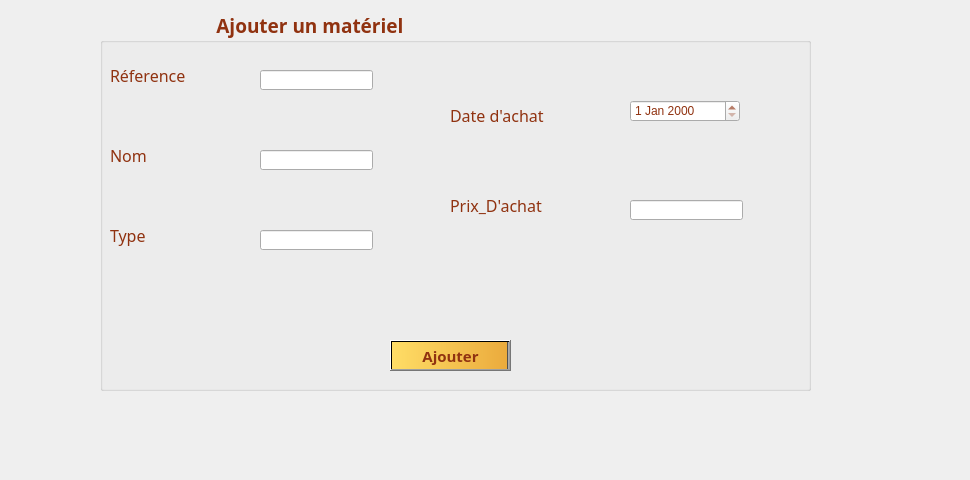
     <widget class="QWidget" name="tab_materiel_8">
      <attribute name="title">
       <string>Ajouter</string>
      </attribute>
      <widget class="QGroupBox" name="groupBox_materiel_4">
       <property name="geometry">
        <rect>
         <x>100</x>
         <y>10</y>
         <width>711</width>
         <height>381</height>
        </rect>
       </property>
       <property name="font">
        <font>
         <family>Lucida Calligraphy</family>
         <pointsize>14</pointsize>
         <weight>75</weight>
         <bold>true</bold>
        </font>
       </property>
       <property name="styleSheet">
        <string notr="true">color: rgb(144, 50, 16);</string>
       </property>
       <property name="title">
        <string>                       Ajouter un matériel   </string>
       </property>
       <widget class="QLabel" name="label_materiel_28">
        <property name="geometry">
         <rect>
          <x>10</x>
          <y>130</y>
          <width>171</width>
          <height>31</height>
         </rect>
        </property>
        <property name="font">
         <font>
          <family>Lucida Calligraphy</family>
          <pointsize>12</pointsize>
          <weight>50</weight>
          <bold>false</bold>
         </font>
        </property>
        <property name="text">
         <string>Nom</string>
        </property>
       </widget>
       <widget class="QLineEdit" name="lineEdit_materiel_12">
        <property name="geometry">
         <rect>
          <x>160</x>
          <y>60</y>
          <width>113</width>
          <height>20</height>
         </rect>
        </property>
       </widget>
       <widget class="QLabel" name="label_materiel_33">
        <property name="geometry">
         <rect>
          <x>10</x>
          <y>50</y>
          <width>171</width>
          <height>31</height>
         </rect>
        </property>
        <property name="font">
         <font>
          <family>Lucida Calligraphy</family>
          <pointsize>12</pointsize>
          <weight>50</weight>
          <bold>false</bold>
         </font>
        </property>
        <property name="text">
         <string>Réference</string>
        </property>
       </widget>
       <widget class="QLabel" name="label_materiel_34">
        <property name="geometry">
         <rect>
          <x>350</x>
          <y>90</y>
          <width>171</width>
          <height>31</height>
         </rect>
        </property>
        <property name="font">
         <font>
          <family>Lucida Calligraphy</family>
          <pointsize>12</pointsize>
          <weight>50</weight>
          <bold>false</bold>
         </font>
        </property>
        <property name="text">
         <string>Date d'achat</string>
        </property>
       </widget>
       <widget class="QDateEdit" name="dateEdit_materiel_7">
        <property name="geometry">
         <rect>
          <x>530</x>
          <y>90</y>
          <width>110</width>
          <height>22</height>
         </rect>
        </property>
       </widget>
       <widget class="QLineEdit" name="lineEdit_materiel_13">
        <property name="geometry">
         <rect>
          <x>160</x>
          <y>140</y>
          <width>113</width>
          <height>20</height>
         </rect>
        </property>
       </widget>
       <widget class="QLabel" name="label_materiel_32">
        <property name="geometry">
         <rect>
          <x>10</x>
          <y>210</y>
          <width>171</width>
          <height>31</height>
         </rect>
        </property>
        <property name="font">
         <font>
          <family>Lucida Calligraphy</family>
          <pointsize>12</pointsize>
          <weight>50</weight>
          <bold>false</bold>
         </font>
        </property>
        <property name="text">
         <string>Type</string>
        </property>
       </widget>
       <widget class="QLineEdit" name="lineEdit_materiel_15">
        <property name="geometry">
         <rect>
          <x>160</x>
          <y>220</y>
          <width>113</width>
          <height>20</height>
         </rect>
        </property>
       </widget>
       <widget class="QLineEdit" name="lineEdit_materiel_17">
        <property name="geometry">
         <rect>
          <x>530</x>
          <y>190</y>
          <width>113</width>
          <height>20</height>
         </rect>
        </property>
       </widget>
       <widget class="QLabel" name="label_materiel_37">
        <property name="geometry">
         <rect>
          <x>350</x>
          <y>180</y>
          <width>171</width>
          <height>31</height>
         </rect>
        </property>
        <property name="font">
         <font>
          <family>Lucida Calligraphy</family>
          <pointsize>12</pointsize>
          <weight>50</weight>
          <bold>false</bold>
         </font>
        </property>
        <property name="text">
         <string>Prix_D'achat</string>
        </property>
       </widget>
       <widget class="QPushButton" name="pushButton_materiel_16">
        <property name="geometry">
         <rect>
          <x>290</x>
          <y>330</y>
          <width>121</width>
          <height>31</height>
         </rect>
        </property>
        <property name="font">
         <font>
          <family>Lucida Calligraphy</family>
          <pointsize>11</pointsize>
          <weight>75</weight>
          <bold>true</bold>
         </font>
        </property>
        <property name="styleSheet">
         <string notr="true">background-color: qlineargradient(spread:pad, x1:0, y1:0, x2:1, y2:0, stop:0 rgba(255, 221, 102, 255), stop:0.978814 rgba(235, 171, 61, 255), stop:0.98 rgba(0, 0, 0, 255), stop:1 rgba(0, 0, 0, 0));</string>
        </property>
        <property name="text">
         <string>Ajouter</string>
        </property>
       </widget>
      </widget>
      <widget class="QLabel" name="label_materiel_51">
       <property name="geometry">
        <rect>
         <x>-20</x>
         <y>-20</y>
         <width>961</width>
         <height>471</height>
        </rect>
       </property>
       <property name="text">
        <string/>
       </property>
       <property name="pixmap">
        <pixmap>../../0.png</pixmap>
       </property>
      </widget>
      <zorder>label_materiel_51</zorder>
      <zorder>groupBox_materiel_4</zorder>
     </widget>
